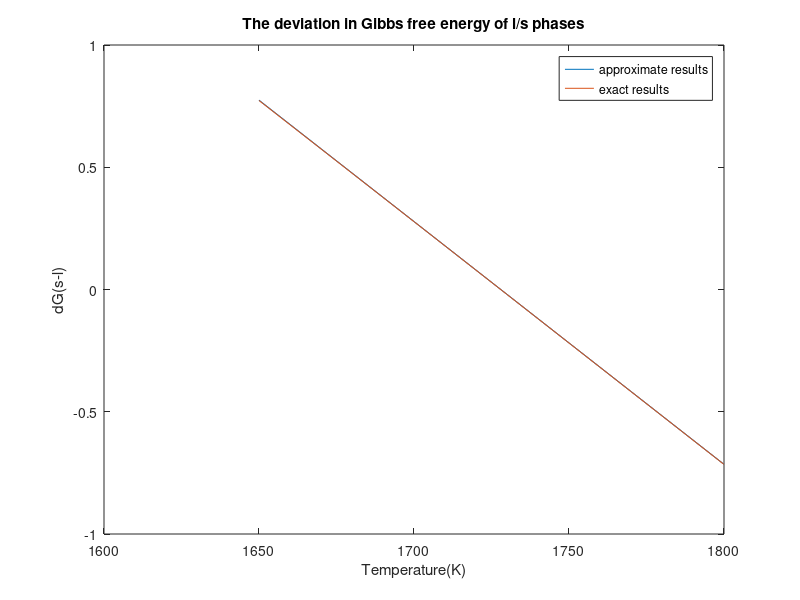

This chart was generated by the following MATLAB code:
function h_1
t = [1650:10:1800];
x = [1.650:0.01:1.800];
dS = 9.9292;
Tm = 1728;
dG_1 = dS * (Tm - t)/1000;
A1 = 38.91103; B1 = 0; C1 = 0; D1 = 0; E1 = 0;F1 = -2.722630;G1 = 74.47143;
A2 = 16.49839; B2 = 18.74913; C2 = -6.639841; D2 = 1.717278; E2 = 1.872051;F2 = -0.467675;G2 = 51.67575;
H_1 = A1*x +0.5*B1.*x.^2 + (1/3)*C1*x.^3 + (1/4)*D1*x.^4 - E1./x + F1;
H_2 = A2*x +0.5*B2.*x.^2 + (1/3)*C2*x.^3 + (1/4)*D2*x.^4 - E2./x + F2;
S_1 = A1*log(x) +B1.*x + (1/2)*C1*x.^2 + (1/3)*D1*x.^3 - E1./(2*x.^2) + G1;
S_2 = A2*log(x) +B2.*x + (1/2)*C2*x.^2 + (1/3)*D2*x.^3 - E2./(2*x.^2) + G2;
G_1 = H_1 - t.*S_1/1000;
G_2 = H_2 - t.*S_2/1000;
dG_2 = G_1 - G_2;
plot(t,dG_1,t,dG_2);
title("The deviation in Gibbs free energy of l/s phases");
xlabel("Temperature(K)");
ylabel("dG(s-l)");
legend("approximate results","exact results");


